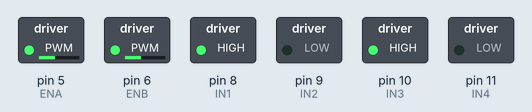
This sketch was run on a simulated Arduino Uno, built with avr-gcc and run on an emulated ATmega328P. Parts: switched loads named in the sketch (green lamp = pin HIGH).

Above: at 0.1 s.
Timing chart, 0 to 1.6 s (numbered marks = the images above):
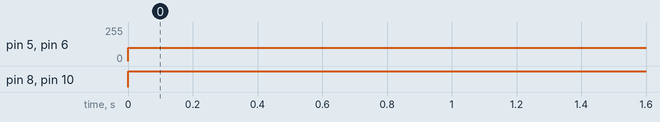

Measured:
- by itself, pin 5 (ENA), pin 6 (ENB): 0/255 → 100/255 at 0.00 s
- by itself, pin 8 (IN1), pin 10 (IN3): LOW → HIGH at 0.00 s

The sketch:

open_loop_two_wheel.ino
```cpp
#define IN1 8                     // control pin for left motor
#define IN2 9                     // control pin for left motor
#define IN3 10                    // control pin for right motor
#define IN4 11                    // control pin for right motor
#define ENA 5                     // analog pin for motor PWM
#define ENB 6                     // analog pin for motor PWN

void setup(void) {
  Serial.begin(9600);
  pinMode(IN1, OUTPUT);
  pinMode(IN2, OUTPUT);
  pinMode(IN3, OUTPUT);
  pinMode(IN4, OUTPUT);
  pinMode(ENA, OUTPUT);
  pinMode(ENB, OUTPUT);
}

void loop(){
  digitalWrite(IN1, HIGH);
  digitalWrite(IN2, LOW);
  analogWrite(ENA, 100);
  digitalWrite(IN3, HIGH);
  digitalWrite(IN4, LOW);
  analogWrite(ENB, 100);
}
```
